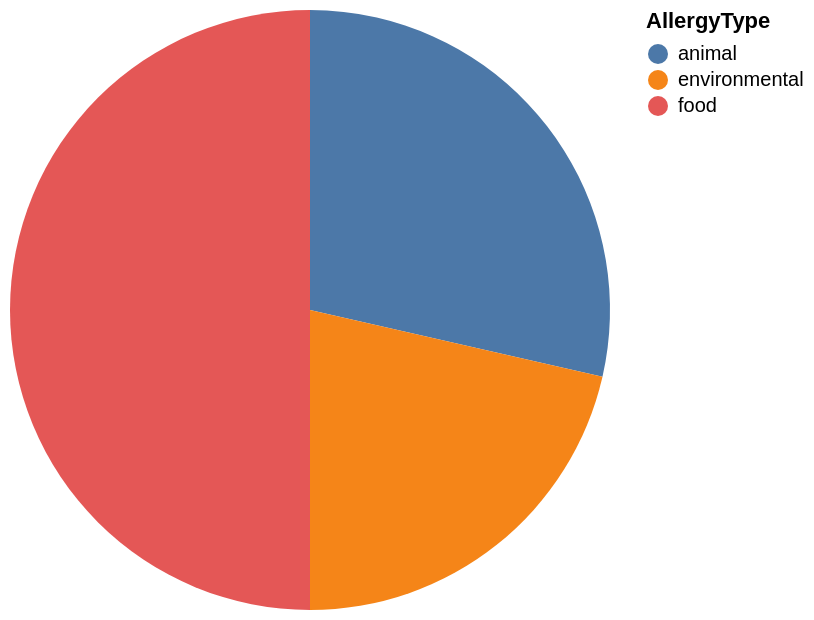

Express this chart as Vega-Lite.
### Vega-Lite specification from a JSON file in a GitHub repository (floating-point values rounded to 4 significant figures)
{"data": {"values": [{"x_data": "animal", "y_data": 4}, {"x_data": "environmental", "y_data": 3}, {"x_data": "food", "y_data": 7}]}, "mark": "arc", "encoding": {"theta": {"field": "y_data", "type": "quantitative", "title": "count(*)"}, "color": {"field": "x_data", "type": "nominal", "title": "AllergyType"}}}
